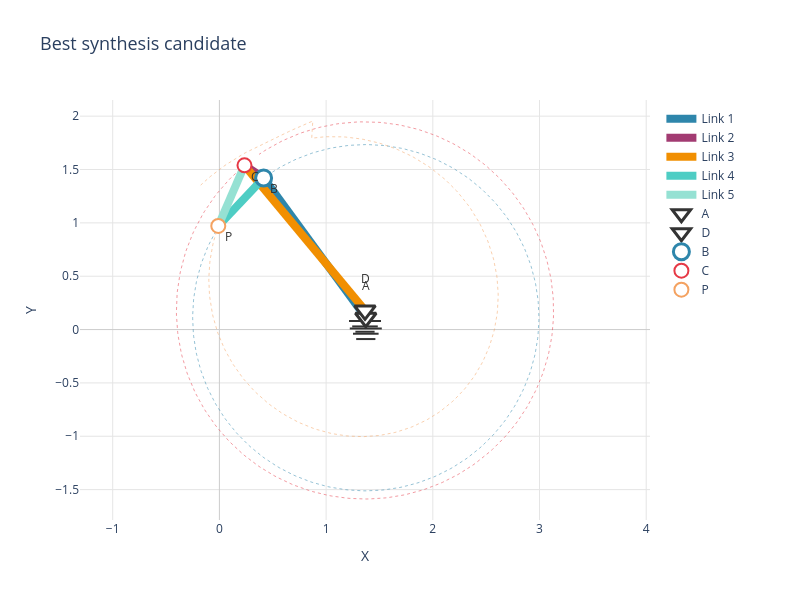

Notebook source saved alongside this figure:
### Markdown cell above
### Interactive Plotly view

`Ensemble.plot_plotly(idx)` creates an interactive diagram:

### Code cell
fig = synth_ens.plot_plotly(idx=0, title="Best synthesis candidate")
fig.show()

### Figure 1 — Plotly figure (JSON) as saved in the notebook; plotly's stock layout.template omitted (floating-point values rounded to 4 significant figures; data arrays with more than 128 entries replaced by an {"elided": "..."} marker saying what was removed)
{"data": [{"hoverinfo": "skip", "line": {"color": "#333333", "dash": "dot", "width": 1}, "mode": "lines", "name": "A path", "opacity": 0.5, "showlegend": false, "type": "scatter", "x": {"elided": "360 float values"}, "y": {"elided": "360 float values"}}, {"hoverinfo": "skip", "line": {"color": "#333333", "dash": "dot", "width": 1}, "mode": "lines", "name": "D path", "opacity": 0.5, "showlegend": false, "type": "scatter", "x": {"elided": "360 float values"}, "y": {"elided": "360 float values"}}, {"hoverinfo": "skip", "line": {"color": "#2E86AB", "dash": "dot", "width": 1}, "mode": "lines", "name": "B path", "opacity": 0.5, "showlegend": false, "type": "scatter", "x": {"elided": "360 float values"}, "y": {"elided": "360 float values"}}, {"hoverinfo": "skip", "line": {"color": "#E63946", "dash": "dot", "width": 1}, "mode": "lines", "name": "C path", "opacity": 0.5, "showlegend": false, "type": "scatter", "x": {"elided": "360 float values"}, "y": {"elided": "360 float values"}}, {"hoverinfo": "skip", "line": {"color": "#F4A261", "dash": "dot", "width": 1}, "mode": "lines", "name": "P path", "opacity": 0.5, "showlegend": false, "type": "scatter", "x": {"elided": "360 float values"}, "y": {"elided": "360 float values"}}, {"hoverinfo": "name", "line": {"color": "#2E86AB", "width": 8}, "mode": "lines", "name": "Link 1", "type": "scatter", "x": [1.372, 0.4143], "y": [0.111, 1.421]}, {"hoverinfo": "name", "line": {"color": "#A23B72", "width": 8}, "mode": "lines", "name": "Link 2", "type": "scatter", "x": [0.4143, 0.235], "y": [1.421, 1.539]}, {"hoverinfo": "name", "line": {"color": "#F18F01", "width": 8}, "mode": "lines", "name": "Link 3", "type": "scatter", "x": [1.365, 0.235], "y": [0.1795, 1.539]}, {"hoverinfo": "name", "line": {"color": "#4ECDC4", "width": 8}, "mode": "lines", "name": "Link 4", "type": "scatter", "x": [0.4143, -0.01054], "y": [1.421, 0.9714]}, {"hoverinfo": "name", "line": {"color": "#95E1D3", "width": 8}, "mode": "lines", "name": "Link 5", "type": "scatter", "x": [0.235, -0.01054], "y": [1.539, 0.9714]}, {"hoverinfo": "skip", "line": {"color": "#333333", "width": 2}, "mode": "lines", "showlegend": false, "type": "scatter", "x": [1.222, 1.522], "y": [0.01101, 0.01101]}, {"hoverinfo": "skip", "line": {"color": "#333333", "width": 2}, "mode": "lines", "showlegend": false, "type": "scatter", "x": [1.252, 1.492], "y": [-0.03899, -0.03899]}, {"hoverinfo": "skip", "line": {"color": "#333333", "width": 2}, "mode": "lines", "showlegend": false, "type": "scatter", "x": [1.282, 1.462], "y": [-0.08899, -0.08899]}, {"hoverinfo": "skip", "line": {"color": "#333333", "width": 2}, "mode": "lines", "showlegend": false, "type": "scatter", "x": [1.215, 1.515], "y": [0.07954, 0.07954]}, {"hoverinfo": "skip", "line": {"color": "#333333", "width": 2}, "mode": "lines", "showlegend": false, "type": "scatter", "x": [1.245, 1.485], "y": [0.02954, 0.02954]}, {"hoverinfo": "skip", "line": {"color": "#333333", "width": 2}, "mode": "lines", "showlegend": false, "type": "scatter", "x": [1.275, 1.455], "y": [-0.02046, -0.02046]}, {"hovertemplate": "<b>A</b><br>x: 1.372<br>y: 0.111<extra></extra>", "marker": {"color": "white", "line": {"color": "#333333", "width": 3}, "size": 18, "symbol": "triangle-down"}, "mode": "markers", "name": "A", "type": "scatter", "x": [1.372], "y": [0.111]}, {"hovertemplate": "<b>D</b><br>x: 1.365<br>y: 0.180<extra></extra>", "marker": {"color": "white", "line": {"color": "#333333", "width": 3}, "size": 18, "symbol": "triangle-down"}, "mode": "markers", "name": "D", "type": "scatter", "x": [1.365], "y": [0.1795]}, {"hovertemplate": "<b>B</b><br>x: 0.414<br>y: 1.421<extra></extra>", "marker": {"color": "white", "line": {"color": "#2E86AB", "width": 3}, "size": 16, "symbol": "circle"}, "mode": "markers", "name": "B", "type": "scatter", "x": [0.4143], "y": [1.421]}, {"hovertemplate": "<b>C</b><br>x: 0.235<br>y: 1.539<extra></extra>", "marker": {"color": "white", "line": {"color": "#E63946", "width": 2}, "size": 14, "symbol": "circle"}, "mode": "markers", "name": "C", "type": "scatter", "x": [0.235], "y": [1.539]}, {"hovertemplate": "<b>P</b><br>x: -0.011<br>y: 0.971<extra></extra>", "marker": {"color": "white", "line": {"color": "#F4A261", "width": 2}, "size": 14, "symbol": "circle"}, "mode": "markers", "name": "P", "type": "scatter", "x": [-0.01054], "y": [0.9714]}], "layout": {"annotations": [{"font": {"color": "#333", "size": 12}, "showarrow": false, "text": "A", "x": 1.372, "y": 0.411}, {"font": {"color": "#333", "size": 12}, "showarrow": false, "text": "D", "x": 1.365, "y": 0.4795}, {"font": {"color": "#333", "size": 12}, "showarrow": false, "text": "B", "x": 0.5143, "y": 1.321}, {"font": {"color": "#333", "size": 12}, "showarrow": false, "text": "C", "x": 0.335, "y": 1.439}, {"font": {"color": "#333", "size": 12}, "showarrow": false, "text": "P", "x": 0.08946, "y": 0.8714}], "height": 600, "legend": {"x": 1.02, "xanchor": "left", "y": 0.99, "yanchor": "top"}, "margin": {"r": 150}, "paper_bgcolor": "white", "plot_bgcolor": "white", "showlegend": true, "title": {"font": {"size": 18}, "text": "Best synthesis candidate"}, "width": 800, "xaxis": {"gridcolor": "#E5E5E5", "gridwidth": 1, "scaleanchor": "y", "scaleratio": 1, "showgrid": true, "title": {"text": "X"}, "zeroline": true, "zerolinecolor": "#CCCCCC", "zerolinewidth": 1}, "yaxis": {"gridcolor": "#E5E5E5", "gridwidth": 1, "showgrid": true, "title": {"text": "Y"}, "zeroline": true, "zerolinecolor": "#CCCCCC", "zerolinewidth": 1}}}
